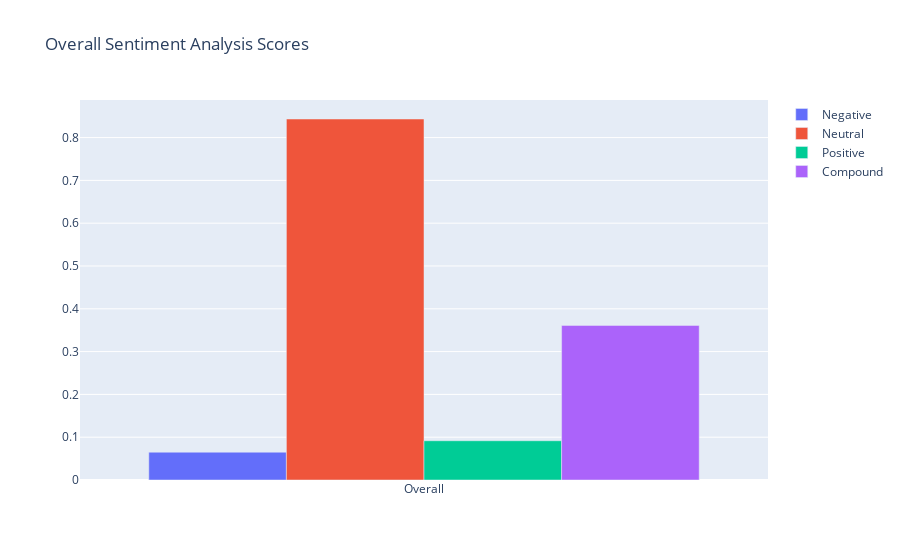

Notebook code for this chart:
### Markdown cell above
Overall sentiment analysis of the book

### Code cell
chapters = list(sentiment_scores.keys())

neg_scores = sum(sentiment['neg'] for sentiment in chapter_sentiments.values()) / len(chapter_sentiments)
neu_scores = sum(sentiment['neu'] for sentiment in chapter_sentiments.values()) / len(chapter_sentiments)
pos_scores = sum(sentiment['pos'] for sentiment in chapter_sentiments.values()) / len(chapter_sentiments)
compound_scores = sum(sentiment['compound'] for sentiment in chapter_sentiments.values()) / len(chapter_sentiments)

fig = go.Figure(data=[
    go.Bar(name='Negative', x=['Overall'], y=[neg_scores]),
    go.Bar(name='Neutral', x=['Overall'], y=[neu_scores]),
    go.Bar(name='Positive', x=['Overall'], y=[pos_scores]),
    go.Bar(name='Compound', x=['Overall'], y=[compound_scores])
])

fig.update_layout(barmode='group', title='Overall Sentiment Analysis Scores')
fig.show()

### Figure 1 — Plotly figure (JSON) as saved in the notebook; plotly's stock layout.template omitted (floating-point values rounded to 4 significant figures)
{"data": [{"name": "Negative", "type": "bar", "x": ["Overall"], "y": [0.065]}, {"name": "Neutral", "type": "bar", "x": ["Overall"], "y": [0.8434]}, {"name": "Positive", "type": "bar", "x": ["Overall"], "y": [0.09173]}, {"name": "Compound", "type": "bar", "x": ["Overall"], "y": [0.3612]}], "layout": {"autosize": true, "barmode": "group", "title": {"text": "Overall Sentiment Analysis Scores"}, "xaxis": {"autorange": true, "range": [-0.5, 0.5], "type": "category"}, "yaxis": {"autorange": true, "range": [0, 0.8878], "type": "linear"}}}
